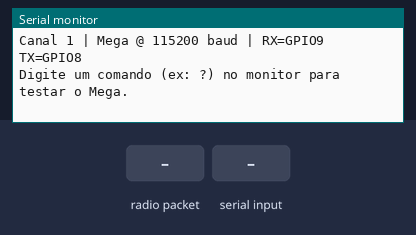
A sketch run on a simulated ESP32-C3. Shown: the last lines printed to the serial monitor. The test bench sets the inputs (shaded band).

Above: at 1.7 s.
1.8 s: radio packet "M3 45.5" arrives
At 3.2 s:
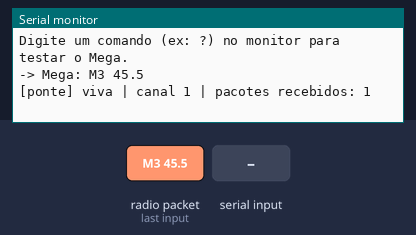
3.5 s: "1\n" received over Serial
At 3.9 s:
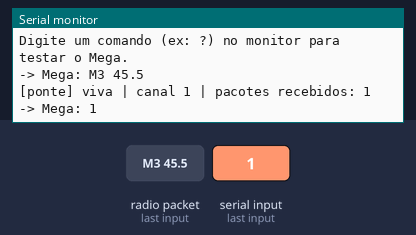
5.0 s: "M3 45.5\n" received over the second serial link
At 5.5 s:
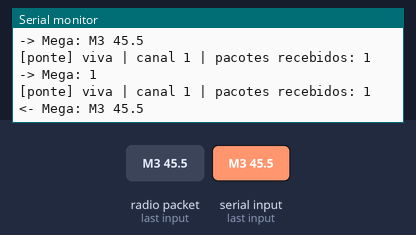
6.5 s: "1\n" received over the second serial link
At 7.7 s:
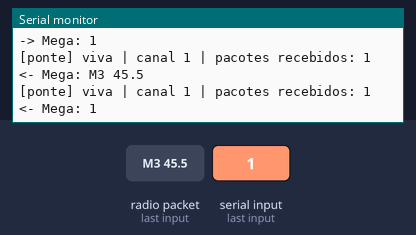

The sketch:

espnow_bridge_esp32c3.ino
```cpp
/*
 * Ponte ESP-NOW -> Serial2 do Arduino Mega  (ESP32-C3)
 *
 * Recebe pacotes ESP-NOW cujo payload é o texto de um comando do driver do Mega
 * (ex: "P 10 20 30 40 50 90", "M3 45.5", "T", "?") e repassa para a Serial2
 * do Mega (pinos 16/17). Aceita vários comandos no mesmo pacote separados por
 * '\n'; se o pacote não terminar com '\n', ele é acrescentado.
 *
 * As respostas do Mega ("OK", "POS ...", "ERR ...") são enviadas de volta,
 * via ESP-NOW, para o último MAC que mandou um pacote.
 *
 * Também aceita comandos digitados no Serial Monitor do ESP (USB, 115200),
 * úteis para testar a ligação com o Mega sem precisar do transmissor ESP-NOW.
 *
 * LIGAÇÃO (mesma do demo que funcionou; Mega = 5V, ESP32-C3 = 3,3V):
 *   Mega pino 16 (TX2) --[ 1k em série + 2k para GND ]--> ESP32-C3 GPIO9 (RX)
 *   Mega pino 17 (RX2) <------------------------------- ESP32-C3 GPIO8 (TX)
 *   GND ESP32 ------------------------------------------ GND Mega
 *
 * ATENÇÃO (pinos de boot do C3): o divisor de tensão puxa o GPIO9 para GND
 * quando o Mega está desligado ou em reset, e GPIO9 baixo no reset coloca o C3
 * em modo de gravação (não roda o programa). Se o ESP não iniciar:
 *   - ligue o Mega antes (ou junto) do ESP; ou
 *   - troque para pinos livres, por exemplo MEGA_RX_PIN 4 e MEGA_TX_PIN 5,
 *     movendo os fios (o divisor vai no fio que sai do pino 16 do Mega).
 *
 * O baud deve ser igual ao BAUD_SW do código do Mega (115200).
 * Transmissor e receptor ESP-NOW precisam estar no mesmo canal (ESPNOW_CHANNEL).
 * Para o monitor serial do C3 com USB nativa: Tools -> USB CDC On Boot: Enabled.
 */

#include <WiFi.h>
#include <esp_now.h>
#include <esp_wifi.h>

// ===================== CONFIGURAÇÃO =====================
#define MEGA_RX_PIN     9      // recebe do TX2 (pino 16) do Mega, pelo divisor
#define MEGA_TX_PIN     8      // envia para o RX2 (pino 17) do Mega
#define MEGA_BAUD       115200 // se der lixo, use 9600 aqui E em BAUD_SW no Mega
#define ESPNOW_CHANNEL  1
#define MAX_LINE        95      // buffer de linha do Mega é 96 bytes
#define QUEUE_LEN       16
// ========================================================

struct Packet {
  uint8_t mac[6];
  uint8_t len;
  uint8_t data[250];
};

QueueHandle_t rxQueue;
volatile uint32_t pacotesRecebidos = 0;   // diagnóstico
uint8_t lastMac[6];
bool    haveMac = false;

// ---------- recepção ESP-NOW (roda na task do WiFi: só enfileira) ----------
static void handleRx(const uint8_t *mac, const uint8_t *data, int len) {
  if (len <= 0 || len > 250) return;
  pacotesRecebidos++;
  Packet p;
  memcpy(p.mac, mac, 6);
  p.len = len;
  memcpy(p.data, data, len);
  xQueueSend(rxQueue, &p, 0);   // se a fila encher, descarta o pacote
}

#if ESP_ARDUINO_VERSION >= ESP_ARDUINO_VERSION_VAL(3, 0, 0)
void onRecv(const esp_now_recv_info_t *info, const uint8_t *data, int len) {
  handleRx(info->src_addr, data, len);
}
#else
void onRecv(const uint8_t *mac, const uint8_t *data, int len) {
  handleRx(mac, data, len);
}
#endif

// ---------- envia ao Mega, linha a linha ----------
void forwardToMega(const uint8_t *data, int len) {
  char line[MAX_LINE + 1];
  int n = 0;
  for (int i = 0; i < len; i++) {
    char c = (char)data[i];
    if (c == '\n' || c == '\r' || c == '\0') {
      if (n > 0) {
        Serial1.write((uint8_t *)line, n);
        Serial1.write('\n');
        Serial.printf("-> Mega: %.*s\n", n, line);
        n = 0;
      }
    } else if (n < MAX_LINE) {
      line[n++] = c;
    }
  }
  if (n > 0) {                       // pacote sem '\n' no final
    Serial1.write((uint8_t *)line, n);
    Serial1.write('\n');
    Serial.printf("-> Mega: %.*s\n", n, line);
  }
}

// ---------- responde ao último remetente ----------
void sendReply(const char *text, int len) {
  if (!haveMac || len <= 0) return;
  if (len > 250) len = 250;
  esp_now_send(lastMac, (const uint8_t *)text, len);
}

void rememberSender(const uint8_t *mac) {
  memcpy(lastMac, mac, 6);
  haveMac = true;
  if (!esp_now_is_peer_exist(lastMac)) {
    esp_now_peer_info_t peer = {};
    memcpy(peer.peer_addr, lastMac, 6);
    peer.channel = 0;               // usa o canal atual
    peer.encrypt = false;
    esp_now_add_peer(&peer);
  }
}

// ---------- setup / loop ----------
void setup() {
  Serial.begin(115200);
  unsigned long t0 = millis();
  while (!Serial && millis() - t0 < 3000) delay(10);   // espera o monitor USB
  delay(500);
  Serial.println("\n[ponte] boot");
  Serial1.begin(MEGA_BAUD, SERIAL_8N1, MEGA_RX_PIN, MEGA_TX_PIN);

  rxQueue = xQueueCreate(QUEUE_LEN, sizeof(Packet));

  WiFi.mode(WIFI_STA);
  WiFi.disconnect();
  esp_wifi_set_channel(ESPNOW_CHANNEL, WIFI_SECOND_CHAN_NONE);

  if (esp_now_init() != ESP_OK) {
    Serial.println("Erro ao iniciar ESP-NOW");
    delay(2000);
    ESP.restart();
  }
  esp_now_register_recv_cb(onRecv);

  Serial.print("Ponte ESP-NOW pronta. MAC deste ESP: ");
  Serial.println(WiFi.macAddress());
  Serial.printf("Canal %d | Mega @ %d baud | RX=GPIO%d TX=GPIO%d\n",
                ESPNOW_CHANNEL, MEGA_BAUD, MEGA_RX_PIN, MEGA_TX_PIN);
  Serial.println("Digite um comando (ex: ?) no monitor para testar o Mega.");
}

void loop() {
  // batimento: prova que a ponte está viva e quantos pacotes chegaram
  static unsigned long ultimoBeat = 0;
  if (millis() - ultimoBeat >= 2000) {
    ultimoBeat = millis();
    Serial.printf("[ponte] viva | canal %d | pacotes recebidos: %u\n",
                  ESPNOW_CHANNEL, (unsigned)pacotesRecebidos);
  }

  // 0) comandos digitados no monitor USB -> Mega (teste sem ESP-NOW)
  static char ubuf[MAX_LINE + 1];
  static int ulen = 0;
  while (Serial.available()) {
    char c = Serial.read();
    if (c == '\n' || c == '\r') {
      if (ulen > 0) {
        forwardToMega((const uint8_t *)ubuf, ulen);
        ulen = 0;
      }
    } else if (ulen < MAX_LINE) {
      ubuf[ulen++] = c;
    }
  }

  // 1) pacotes ESP-NOW -> serial do Mega
  Packet p;
  while (xQueueReceive(rxQueue, &p, 0) == pdTRUE) {
    rememberSender(p.mac);
    forwardToMega(p.data, p.len);
  }

  // 2) respostas do Mega -> ESP-NOW (uma por linha)
  static char rbuf[200];
  static int rlen = 0;
  while (Serial1.available()) {
    char c = Serial1.read();
    if (c == '\n' || c == '\r') {
      if (rlen > 0) {
        rbuf[rlen] = '\0';
        Serial.printf("<- Mega: %s\n", rbuf);
        sendReply(rbuf, rlen);
        rlen = 0;
      }
    } else if (rlen < (int)sizeof(rbuf) - 1) {
      rbuf[rlen++] = c;
    }
  }
}
```

Measured:
- after the input at 1.8 s, the serial monitor: prints a new line at once (image 1)
- after the input at 3.5 s, the serial monitor: prints a new line at once (image 2)
- after the input at 5.0 s, the serial monitor: prints a new line at once (image 3)
- after the input at 6.5 s, the serial monitor: prints a new line at once (image 4)
